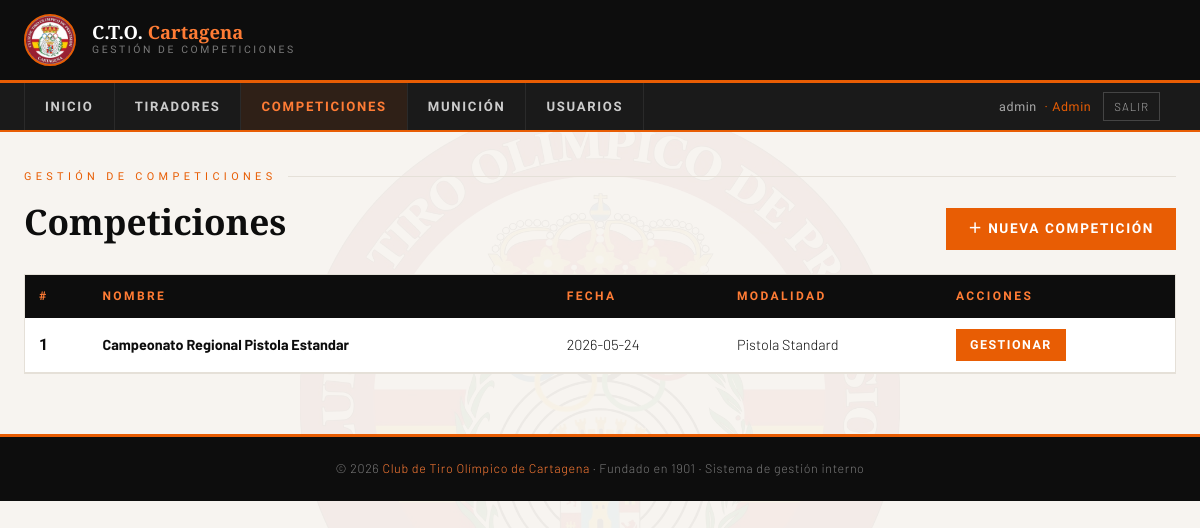
/competiciones (signed in), run on an earlier commit of the app's database.
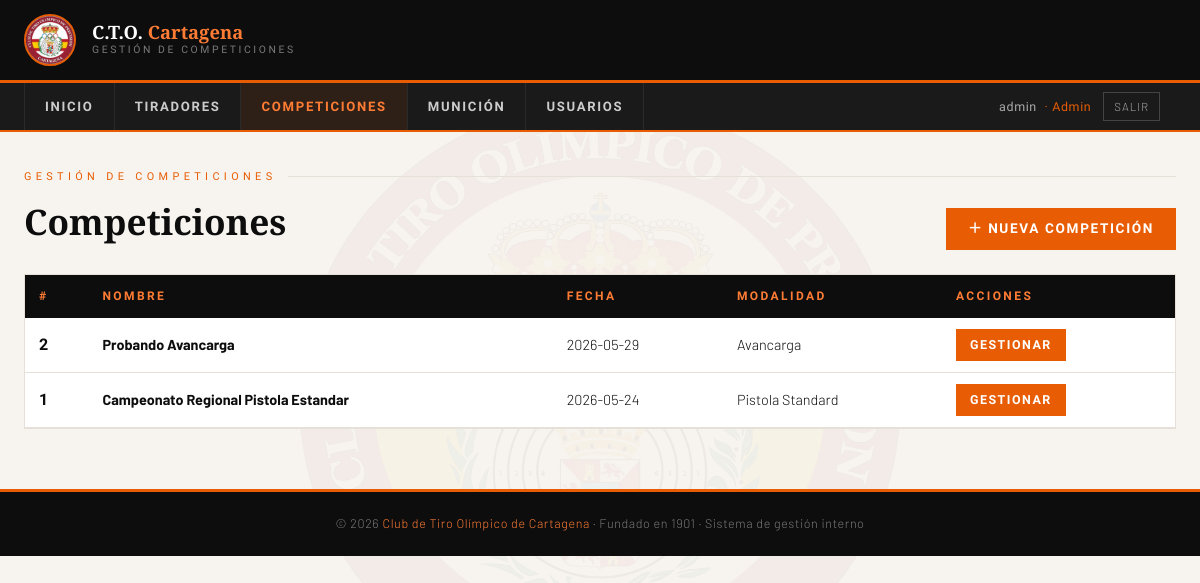
And on a later commit of the database.
### tables this page shows
CREATE TABLE competiciones (
                id     INTEGER PRIMARY KEY AUTOINCREMENT,
                nombre TEXT NOT NULL,
                fecha  TEXT,
                modalidad TEXT DEFAULT 'Pistola Standard'
            );

### app.py (the view)
@app.route("/competiciones")
@login_required
def competiciones():
    db = get_db()
    lista = db.execute("SELECT * FROM competiciones ORDER BY id DESC").fetchall()
    return render_template("competiciones.html", competiciones=lista)

### app.py (called while the page is built)
@login_manager.user_loader
def load_user(user_id):
    db  = get_db()
    row = db.execute("SELECT * FROM usuarios WHERE id=? AND activo=1", (user_id,)).fetchone()
    if row:
        return User(row["id"], row["username"], row["rol"], row["tirador_id"])
    return None

def get_db():
    db = getattr(g, "_database", None)
    if db is None:
        db = g._database = sqlite3.connect(DB_PATH)
        db.row_factory = sqlite3.Row
    return db

### templates/competiciones.html (shortened to what this page needs)
{% extends "base.html" %}
{% block contenido %}
<p class="pag-etiqueta">Gestión de competiciones</p>
<div style="display:flex;align-items:flex-end;justify-content:space-between;flex-wrap:wrap;gap:12px;margin-bottom:24px;">
  <h1 class="pag-titulo" style="margin-bottom:0;">Competiciones</h1>
  <a href="/competiciones/nueva" class="btn btn-naranja">＋ Nueva competición</a>
</div>
<div class="tabla-wrapper">
  <table>
    <thead><tr>
      <th>#</th><th>Nombre</th><th>Fecha</th><th>Modalidad</th><th>Acciones</th>
    </tr></thead>
    <tbody>
    {% for c in competiciones %}
    <tr>
      <td class="num">{{ c.id }}</td>
      <td><strong>{{ c.nombre }}</strong></td>
      <td>{{ c.fecha or '—' }}</td>
      <td>{{ c.modalidad }}</td>
      <td><a href="/competiciones/{{ c.id }}" class="btn btn-naranja btn-sm">Gestionar</a></td>
    </tr>
    {% else %}
    <tr><td colspan="5" style="text-align:center;color:var(--gris);padding:28px;">
      No hay competiciones. <a href="/competiciones/nueva" style="color:var(--naranja);">Crear la primera</a>
    </td></tr>
    {% endfor %}
    </tbody>
  </table>
</div>
{% endblock %}

What changed in the data, as far as the page shows it:
added competiciones: id "2", nombre "Probando Avancarga", fecha "2026-05-29", modalidad "Avancarga"
